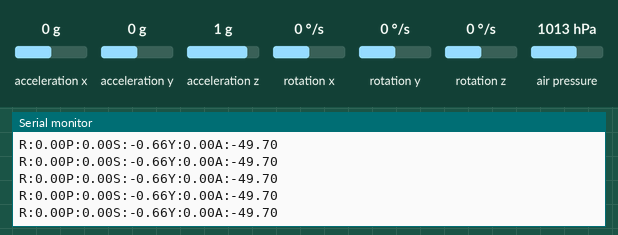
This sketch was run on a simulated Arduino Uno, built with avr-gcc and run on an emulated ATmega328P. Shown: the last lines printed to the serial monitor. The inputs (shaded band) are chosen by the test bench; at power-on: acceleration x 0 g, rotation z 0 °/s, acceleration y 0 g, acceleration z 1 g, rotation x 0 °/s, rotation y 0 °/s, air pressure 1013 hPa.

Above: at 4.2 s.
4.3 s: acceleration x set to 0.2 g
At 4.36 s:
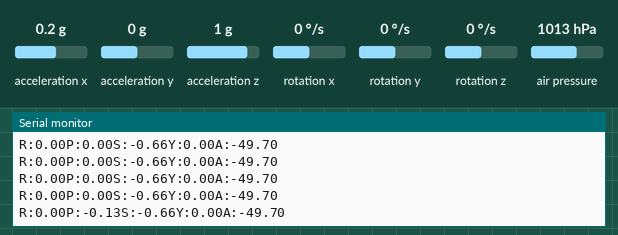
7.3 s: rotation z set to -192 °/s
At 7.34 s:
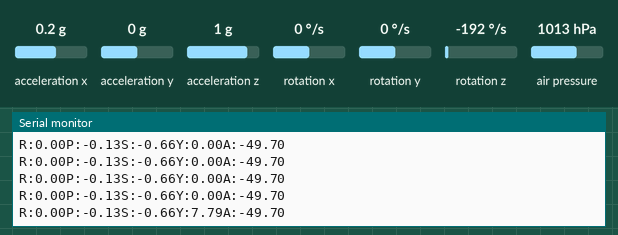
10.3 s: acceleration y set to -1.4 g
At 10.33 s:
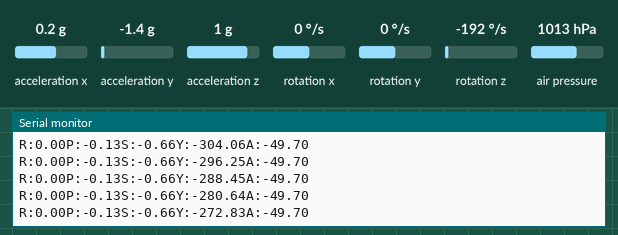
11.8 s: acceleration z set to -1.4 g
At 11.8 s:
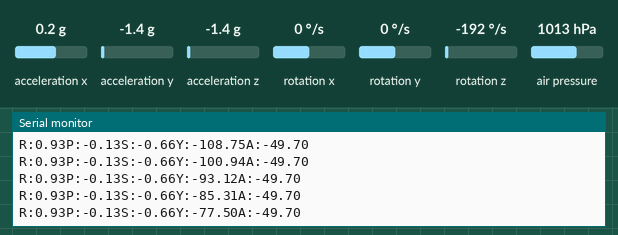
14.8 s: acceleration x set to 0 g
At 14.85 s:
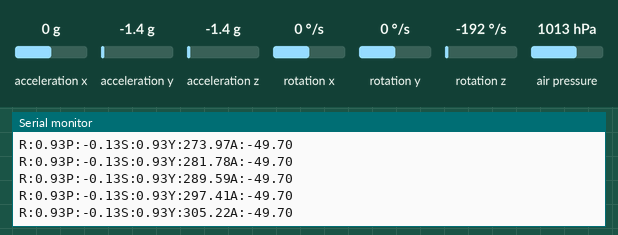
Timing chart, 0 to 17.8 s (numbered marks = the images above; inputs shaded):
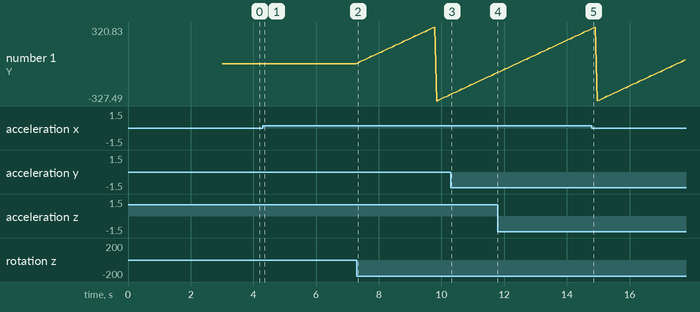

The sketch:

GyroscpoeAndAltidute_2.ino
```cpp
#include <Wire.h>
#include <SPI.h>
#include <MPU6050_tockn.h>
#include <Adafruit_Sensor.h>
#include <Adafruit_BMP280.h>

#define BMP_SCK 13
#define BMP_MISO 12 // SDO
#define BMP_MOSI 11 // SDI
#define BMP_CS 10 //CSB

MPU6050 mpu6050(Wire);
Adafruit_BMP280 bme(BMP_CS); // hardware SPI

//long timer = 0;

void setup() {

  Serial.begin(9600);
  Wire.begin();
  mpu6050.begin();
  mpu6050.calcGyroOffsets(true);

  Serial.println("");

  if (!bme.begin()) {
    Serial.println("Could not find a valid BMP280 sensor, check wiring!");
    while (1);
  }
}

//int8_t bestOf = 5, counterIndex = 0;
typedef struct AvgMessures
{
  float maxValue = 0;
  float minValue = 0;
  float accResult = 0;
  float loopValue = 0;
  float currentValue = 0;
};

void loop() {

  mpu6050.update();

  int8_t bestOf = 5;

  AvgMessures RollMessures,
        PitchMessures,
        SideMessures,
        YawMessures,
        VerticalMessures;

  for (int8_t counterIndex = 0; counterIndex < bestOf; counterIndex++)
  {

    VerticalMessures.loopValue = bme.readAltitude(1022);
    RollMessures.loopValue = mpu6050.getAccY();
    PitchMessures.loopValue = mpu6050.getAccX();
    SideMessures.loopValue = mpu6050.getAccZ();
    YawMessures.loopValue = mpu6050.getAngleZ();

    if (counterIndex == 0)
      VerticalMessures.maxValue = VerticalMessures.minValue = VerticalMessures.loopValue;
    else if (VerticalMessures.loopValue > VerticalMessures.maxValue)
      VerticalMessures.maxValue = VerticalMessures.loopValue;
    else if (VerticalMessures.loopValue < VerticalMessures.minValue)
      VerticalMessures.minValue = VerticalMessures.loopValue;

     if (counterIndex == 0)
      RollMessures.maxValue = RollMessures.minValue = RollMessures.loopValue;
    else if (RollMessures.loopValue > RollMessures.maxValue)
      RollMessures.maxValue = RollMessures.loopValue;
    else if (RollMessures.loopValue < RollMessures.minValue)
      RollMessures.minValue = RollMessures.loopValue;

     if (counterIndex == 0)
      PitchMessures.maxValue = PitchMessures.minValue = PitchMessures.loopValue;
    else if (PitchMessures.loopValue > PitchMessures.maxValue)
      PitchMessures.maxValue = PitchMessures.loopValue;
    else if (PitchMessures.loopValue < PitchMessures.minValue)
      PitchMessures.minValue = PitchMessures.loopValue;

     if (counterIndex == 0)
      SideMessures.maxValue = SideMessures.minValue = SideMessures.loopValue;
    else if (SideMessures.loopValue > SideMessures.maxValue)
      SideMessures.maxValue = SideMessures.loopValue;
    else if (SideMessures.loopValue < SideMessures.minValue)
      SideMessures.minValue = SideMessures.loopValue;

     if (counterIndex == 0)
      YawMessures.maxValue = YawMessures.minValue = YawMessures.loopValue;
    else if (YawMessures.loopValue > YawMessures.maxValue)
      YawMessures.maxValue = YawMessures.loopValue;
    else if (YawMessures.loopValue < YawMessures.minValue)
      YawMessures.minValue = YawMessures.loopValue;

  }

    RollMessures.currentValue = ((int)(((RollMessures.accResult - RollMessures.maxValue - RollMessures.minValue) / (bestOf - 2)) * 100))/100.0;
    PitchMessures.currentValue = ((int)(((PitchMessures.accResult - PitchMessures.maxValue - PitchMessures.minValue) / (bestOf - 2)) * 100))/100.0;
    SideMessures.currentValue = ((int)(((SideMessures.accResult - SideMessures.maxValue - SideMessures.minValue) / (bestOf - 2)) * 100))/100.0;
    YawMessures.currentValue = ((int)(((YawMessures.accResult - YawMessures.maxValue - YawMessures.minValue) / (bestOf - 2)) * 100))/100.0;
    VerticalMessures.currentValue = ((int)(((VerticalMessures.accResult - VerticalMessures.maxValue - VerticalMessures.minValue) / (bestOf - 2)) * 100))/100.0;

    String returning = "R:" + String(RollMessures.currentValue) +
                       "P:" + String(PitchMessures.currentValue) +
                       "S:" + String(SideMessures.currentValue) +
                       "Y:" + String(YawMessures.currentValue) +
                       "A:" + String(VerticalMessures.currentValue);

    Serial.println(returning);

  delay(50);
}
```

Measured:
- after the input at 4.3 s, the serial monitor: prints a new line after 0.05 s (image 1)
- after the input at 7.3 s, the serial monitor: prints a new line at once (image 2)
- plotted number 1: 0 → -272.83 after the input at 7.3 s, -272.83 → -77.5 after the input at 10.3 s
